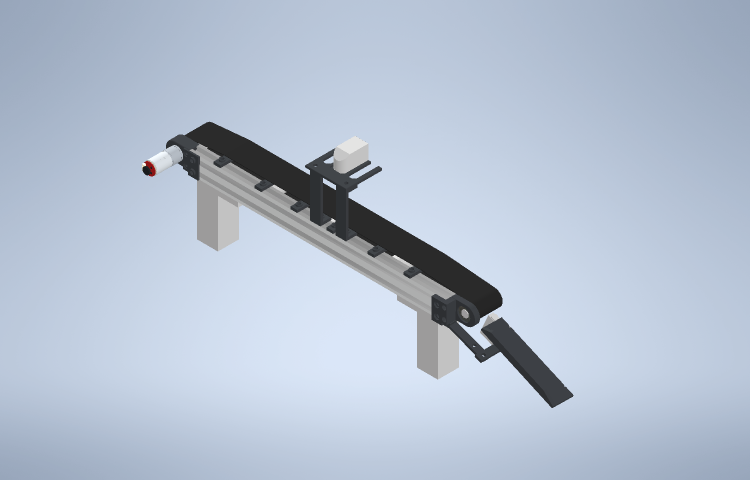
#> input picture 01_CAD/BANDA TRANSPORTADORA VALIDACION MECANICA V2/Capturas/01-Ensamblaje-V21.png, 1500 x 960 px, given in place of the camera (shown at 1/2 size)
$ python prueba_camara.py
#> lines starting #> are read from the running program, lines starting #| are printed output that depends on the picture; after the words box and inside, x2 and y2 are one past the last pixel; in counts of white or black regions, pixels touching at a corner belong together
import cv2
import numpy as np
import serial
import time
import re


# ============================================================
# CONFIGURACION GENERAL
# ============================================================

# Webcam utilizada por la banda
CAMARA_INDEX = 0

# Puerto del ESP32
PUERTO = "COM4"

# Debe coincidir con Serial.begin(115200) del ESP32
BAUDIOS = 115200

# Area minima para considerar que realmente hay una pieza
AREA_MINIMA = 1000

# Tiempo que debe desaparecer la pieza antes
# de permitir una nueva deteccion
TIEMPO_LIBERACION = 0.5


# ============================================================
# HSV - ROJO
# ============================================================
#
# El rojo aparece en dos extremos del espacio HSV.
# Por eso se utilizan dos rangos.
#
# Si tus valores anteriores funcionaban mejor,
# reemplaza solamente estos limites.
# ============================================================

ROJO_BAJO_1 = np.array([0, 100, 80])
ROJO_ALTO_1 = np.array([10, 255, 255])

ROJO_BAJO_2 = np.array([170, 100, 80])
ROJO_ALTO_2 = np.array([179, 255, 255])


# ============================================================
# HSV - AMARILLO
# ============================================================

AMARILLO_BAJO = np.array([20, 100, 100])
AMARILLO_ALTO = np.array([35, 255, 255])


# ============================================================
# VARIABLES DEL SISTEMA
# ============================================================

rpm_deseadas = 90
rpm_reales = 0.0

ultimo_color = "NINGUNO"

pieza_activa = False
ultimo_instante_pieza = 0

ultimo_valor_enviado_rpm = None

esp32 = None


# ============================================================
# CONECTAR ESP32
# ============================================================

try:

    esp32 = serial.Serial(
        PUERTO,
        BAUDIOS,
        timeout=0.05
    )

    print()
    print("====================================")
    print(" ESP32 CONECTADO")
    print("====================================")
    print("Puerto:", PUERTO)
    print("Baudios:", BAUDIOS)
    print()

    # Al abrir el puerto el ESP32 puede reiniciarse
    time.sleep(2)

    esp32.reset_input_buffer()

except Exception as error:

    print()
    print("ERROR: no se pudo abrir", PUERTO)
    print(error)
    print()
    print("Revisa:")
    print("- Que el Monitor Serial este cerrado")
    print("- Que el ESP32 este conectado")
    print("- Que el puerto COM sea correcto")

    raise SystemExit


# ============================================================
# FUNCION PARA ENVIAR COMANDOS AL ESP32
# ============================================================

def enviar_comando(comando):

    try:

        texto = str(comando).strip()

        esp32.write(
            (texto + "\n").encode("utf-8")
        )

        esp32.flush()

        print(">> ENVIADO:", texto)

    except Exception as error:

        print(
            "Error enviando comando:",
            error
        )


# ============================================================
# LEER INFORMACION DEL ESP32
# ============================================================

def leer_esp32():

    global rpm_reales
    global rpm_deseadas

    try:

        while esp32.in_waiting > 0:

            linea = (
                esp32.readline()
                .decode(
                    "utf-8",
                    errors="ignore"
                )
                .strip()
            )

            if not linea:
                continue


            # Mostrar informacion en consola
            print("ESP32:", linea)


            # =================================================
            # FORMATO:
            #
            # RPM deseadas: 90 | RPM reales: 72.73
            # =================================================

            coincidencia = re.search(
                r"RPM deseadas:\s*([0-9.]+)"
                r".*?"
                r"RPM reales:\s*([0-9.]+)",
                linea
            )

            if coincidencia:

                rpm_deseadas = int(
                    float(
                        coincidencia.group(1)
                    )
                )

                rpm_reales = float(
                    coincidencia.group(2)
                )

                continue


            # =================================================
            # POR SI APARECE:
            #
            # RPM reales: 72.73
            # =================================================

            coincidencia_real = re.search(
                r"RPM real(?:es)?:\s*([0-9.]+)",
                linea
            )

            if coincidencia_real:

                rpm_reales = float(
                    coincidencia_real.group(1)
                )

    except Exception as error:

        print(
            "Error leyendo ESP32:",
            error
        )


# ============================================================
# FUNCION DE LA BARRA DE RPM
# ============================================================

def cambiar_rpm(valor):

    global rpm_deseadas
    global ultimo_valor_enviado_rpm

    valor = int(valor)

    # Limite real del motorreductor
    valor = max(
        0,
        min(
            170,
            valor
        )
    )

    rpm_deseadas = valor


    # Evitar enviar repetidamente el mismo valor
    if valor != ultimo_valor_enviado_rpm:

        enviar_comando(
            valor
        )

        ultimo_valor_enviado_rpm = valor


# ============================================================
# LIMPIAR MASCARA
# ============================================================

kernel = np.ones(
    (5, 5),
    np.uint8
)


def limpiar_mascara(mascara):

    mascara = cv2.morphologyEx(
        mascara,
        cv2.MORPH_OPEN,
        kernel
    )

    mascara = cv2.morphologyEx(
        mascara,
        cv2.MORPH_CLOSE,
        kernel
    )

    return mascara


# ============================================================
# BUSCAR CONTORNO
# ============================================================

def buscar_objeto(mascara):

    contornos, _ = cv2.findContours(
        mascara,
        cv2.RETR_EXTERNAL,
        cv2.CHAIN_APPROX_SIMPLE
    )

    mejor_contorno = None
    mayor_area = 0


    for contorno in contornos:

        area = cv2.contourArea(
            contorno
        )

        if (
            area > AREA_MINIMA
            and
            area > mayor_area
        ):

            mejor_contorno = contorno
            mayor_area = area


    return mejor_contorno, mayor_area


# ============================================================
# ABRIR CAMARA
# ============================================================

camara = cv2.VideoCapture(
    CAMARA_INDEX
)


if not camara.isOpened():

    print()
    print(
        "ERROR: no se pudo abrir "
        "la camara indice",
        CAMARA_INDEX
    )

    esp32.close()

    raise SystemExit


# ============================================================
# CREAR VENTANA
# ============================================================

NOMBRE_VENTANA = (
    "Banda transportadora - Vision y Control"
)

cv2.namedWindow(
    NOMBRE_VENTANA
)


# ============================================================
# CREAR BARRA RPM
# ============================================================
#
# Rango:
# 0 - 170 RPM
#
# ============================================================

cv2.createTrackbar(
    "RPM",
    NOMBRE_VENTANA,
    rpm_deseadas,
    170,
    cambiar_rpm
)


# Enviar velocidad inicial
enviar_comando(
    rpm_deseadas
)

ultimo_valor_enviado_rpm = (
    rpm_deseadas
)


print()
print("====================================")
print(" SISTEMA LISTO")
print("====================================")
print()
print("La barra RPM controla el motor.")
print()
print("0 RPM   = motor detenido")
print("90 RPM  = velocidad media")
print("170 RPM = referencia maxima")
print()
print("ROJO     -> desviador")
print("AMARILLO -> desviador")
print("VERDE    -> pasa derecho")
print()
print("Presiona Q para cerrar.")
print()


# ============================================================
# BUCLE PRINCIPAL
# ============================================================

while True:

    ahora = time.time()


    # ========================================================
    # LEER ESP32
    # ========================================================

    leer_esp32()
#> (the call stopped at in leer_esp32, `while esp32.in_waiting > 0: `: serial is not available in this run)


    # ========================================================
    # LEER CAMARA
    # ========================================================

    ret, frame = camara.read()
#> frame is the input picture: shape (960, 1500, 3); mean B, G, R 209.7, 192.6, 180.5


    if not ret:

        print(
            "ERROR: no se pudo leer la camara."
        )

        break


    # ========================================================
    # CONVERTIR BGR -> HSV
    # ========================================================

    hsv = cv2.cvtColor(
        frame,
        cv2.COLOR_BGR2HSV
    )
#> hsv: shape (960, 1500, 3); mean H, S, V 102.2, 34.7, 209.7


    # ========================================================
    # DETECCION DE ROJO
    # ========================================================

    mascara_rojo_1 = cv2.inRange(
        hsv,
        ROJO_BAJO_1,
        ROJO_ALTO_1
    )
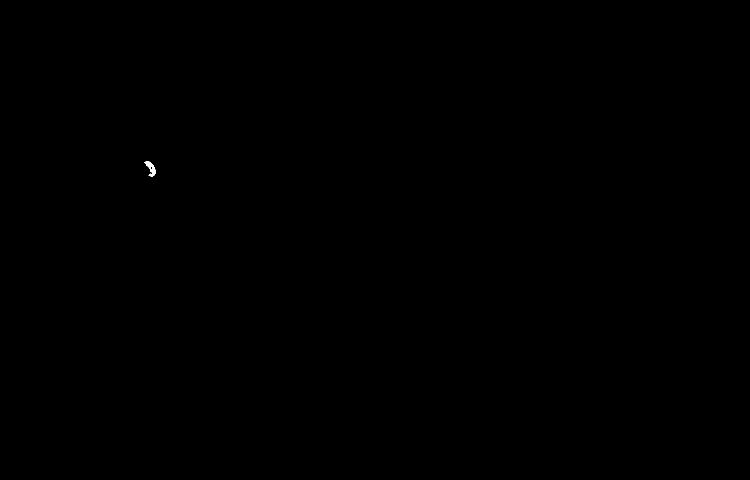
#> mascara_rojo_1: shape (960, 1500) (shown at 1/2 size); 0.02% white; 1 white region, box (x1, y1, x2, y2) and area: (288, 322, 311, 353) 317

    mascara_rojo_2 = cv2.inRange(
        hsv,
        ROJO_BAJO_2,
        ROJO_ALTO_2
    )
#> mascara_rojo_2: shape (960, 1500); every value is 0

    mascara_rojo = cv2.bitwise_or(
        mascara_rojo_1,
        mascara_rojo_2
    )


    # ========================================================
    # DETECCION DE AMARILLO
    # ========================================================

    mascara_amarillo = cv2.inRange(
        hsv,
        AMARILLO_BAJO,
        AMARILLO_ALTO
    )
#> mascara_amarillo: shape (960, 1500); 0% white in thin lines or dots, all inside (x1, y1, x2, y2) = (285, 331, 287, 335)


    # ========================================================
    # LIMPIAR RUIDO
    # ========================================================

    mascara_rojo = limpiar_mascara(
        mascara_rojo
    )
#> in limpiar_mascara, `mascara = cv2.morphologyEx( mascara, cv2.MORPH_OPEN, kernel )`: mascara: shape (960, 1500); 0.02% white; 2 white regions, box (x1, y1, x2, y2) and area: (301, 334, 311, 351) 127, (292, 323, 305, 334) 117
#> in limpiar_mascara, `mascara = cv2.morphologyEx( mascara, cv2.MORPH_CLOSE, kernel )`: mascara: shape (960, 1500); 0.02% white; 1 white region

    mascara_amarillo = limpiar_mascara(
        mascara_amarillo
    )


    # ========================================================
    # BUSCAR PIEZAS
    # ========================================================

    contorno_rojo, area_rojo = (
        buscar_objeto(
            mascara_rojo
        )
    )
#> in buscar_objeto, `contornos, _ = cv2.findContours( mascara, cv2.RETR_EXTERNAL, cv2.CHAIN..`: contornos = 1 contour; box (x1, y1, x2, y2) and area: (292, 323, 311, 351) 220
#> the loop in buscar_objeto, `for contorno in contornos: ` made 1 pass
#> area on pass 1: 220.5
#> after the loop in buscar_objeto, `for contorno in contornos:`: mayor_area = 0
#> area_rojo = 0

    contorno_amarillo, area_amarillo = (
        buscar_objeto(
            mascara_amarillo
        )
    )
#> area_amarillo = 0


    # ========================================================
    # DETERMINAR COLOR
    # ========================================================

    color_detectado = None

    contorno_detectado = None

    area_detectada = 0


    # ROJO
    if (
        contorno_rojo is not None
        and
        area_rojo > area_detectada
    ):

        color_detectado = "ROJO"

        contorno_detectado = (
            contorno_rojo
        )

        area_detectada = area_rojo


    # AMARILLO
    if (
        contorno_amarillo is not None
        and
        area_amarillo > area_detectada
    ):

        color_detectado = "AMARILLO"

        contorno_detectado = (
            contorno_amarillo
        )

        area_detectada = (
            area_amarillo
        )


    # ========================================================
    # PIEZA DETECTADA
    # ========================================================

    if color_detectado is not None:

        ultimo_instante_pieza = ahora


        # Dibujar pieza
        x, y, w, h = cv2.boundingRect(
            contorno_detectado
        )


        cv2.rectangle(
            frame,
            (x, y),
            (x + w, y + h),
            (255, 255, 255),
            2
        )


        cv2.putText(
            frame,
            color_detectado,
            (
                x,
                max(
                    25,
                    y - 10
                )
            ),
            cv2.FONT_HERSHEY_SIMPLEX,
            0.8,
            (255, 255, 255),
            2
        )


        # ====================================================
        # SOLO UNA ORDEN POR PIEZA
        # ====================================================

        if not pieza_activa:

            ultimo_color = (
                color_detectado
            )


            enviar_comando(
                color_detectado
            )


            pieza_activa = True


    # ========================================================
    # NO HAY ROJO NI AMARILLO
    # ========================================================
    #
    # Puede ser:
    #
    # - una pieza verde
    # - banda vacia
    #
    # En ambos casos NO se mueve el servo.
    #
    # ========================================================

    else:

        if (
            pieza_activa
            and
            ahora - ultimo_instante_pieza
            >
            TIEMPO_LIBERACION
        ):

            pieza_activa = False


    # ========================================================
    # PANEL DE INFORMACION
    # ========================================================

    cv2.rectangle(
        frame,
        (10, 10),
        (445, 155),
        (0, 0, 0),
        -1
    )


    # COLOR
    cv2.putText(
        frame,
        "Ultimo color: " + ultimo_color,
        (20, 42),
        cv2.FONT_HERSHEY_SIMPLEX,
        0.65,
        (255, 255, 255),
        2
    )


    # RPM DESEADAS
    cv2.putText(
        frame,
        f"RPM solicitadas: {rpm_deseadas}",
        (20, 75),
        cv2.FONT_HERSHEY_SIMPLEX,
        0.65,
        (255, 255, 255),
        2
    )


    # RPM REALES
    cv2.putText(
        frame,
        f"RPM reales: {rpm_reales:.2f}",
        (20, 108),
        cv2.FONT_HERSHEY_SIMPLEX,
        0.65,
        (255, 255, 255),
        2
    )


    # MOTOR
    if rpm_deseadas == 0:

        estado_motor = "DETENIDO"

    else:

        estado_motor = "ENCENDIDO"


    cv2.putText(
        frame,
        "Motor: " + estado_motor,
        (20, 141),
        cv2.FONT_HERSHEY_SIMPLEX,
        0.65,
        (255, 255, 255),
        2
    )
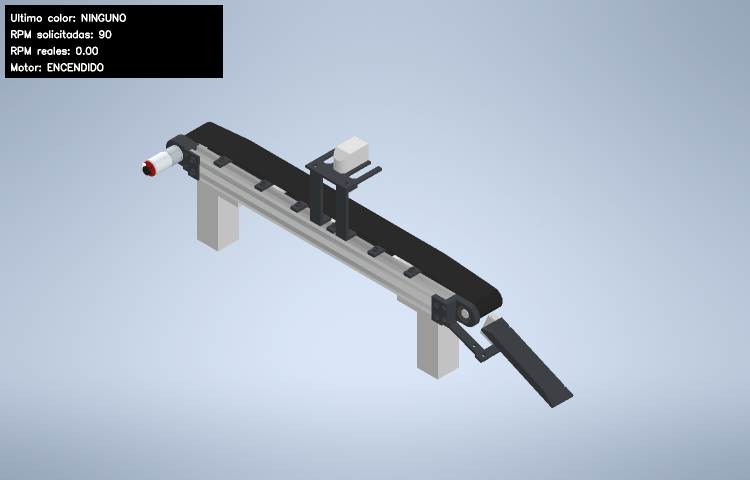
#> frame: shape (960, 1500, 3) (shown at 1/2 size); mean B, G, R 201.8, 185.6, 174.2


    # ========================================================
    # MOSTRAR IMAGEN
    # ========================================================

    cv2.imshow(
        NOMBRE_VENTANA,
        frame
    )


    # ========================================================
    # TECLADO
    # ========================================================

    tecla = (
        cv2.waitKey(1)
        &
        0xFF
    )
#> (key q is pressed here)


    # Q = salir
    if tecla == ord("q"):

        break


# ============================================================
# CERRAR PROGRAMA
# ============================================================

# Detener motor antes de cerrar
enviar_comando(
    0
)

time.sleep(
    0.2
)

camara.release()

cv2.destroyAllWindows()

esp32.close()

print()
print("Sistema cerrado.")
print("Motor detenido.")
